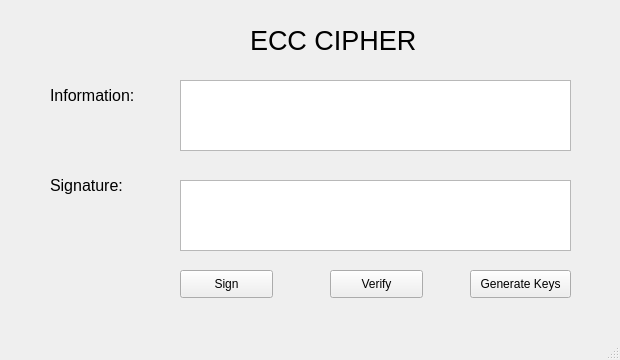
<?xml version="1.0" encoding="UTF-8"?>
<ui version="4.0">
 <class>MainWindow</class>
 <widget class="QMainWindow" name="MainWindow">
  <property name="geometry">
   <rect>
    <x>0</x>
    <y>0</y>
    <width>620</width>
    <height>360</height>
   </rect>
  </property>
  <property name="windowTitle">
   <string>MainWindow</string>
  </property>
  <widget class="QWidget" name="centralwidget">
   <widget class="QLabel" name="label">
    <property name="geometry">
     <rect>
      <x>250</x>
      <y>20</y>
      <width>181</width>
      <height>41</height>
     </rect>
    </property>
    <property name="font">
     <font>
      <pointsize>20</pointsize>
     </font>
    </property>
    <property name="text">
     <string>ECC CIPHER</string>
    </property>
   </widget>
   <widget class="QPushButton" name="btn_gen_keys">
    <property name="geometry">
     <rect>
      <x>470</x>
      <y>270</y>
      <width>101</width>
      <height>28</height>
     </rect>
    </property>
    <property name="text">
     <string>Generate Keys</string>
    </property>
   </widget>
   <widget class="QLabel" name="label_2">
    <property name="geometry">
     <rect>
      <x>50</x>
      <y>80</y>
      <width>111</width>
      <height>31</height>
     </rect>
    </property>
    <property name="font">
     <font>
      <pointsize>12</pointsize>
     </font>
    </property>
    <property name="text">
     <string>Information:</string>
    </property>
   </widget>
   <widget class="QTextEdit" name="txt_info">
    <property name="geometry">
     <rect>
      <x>180</x>
      <y>80</y>
      <width>391</width>
      <height>71</height>
     </rect>
    </property>
   </widget>
   <widget class="QLabel" name="label_3">
    <property name="geometry">
     <rect>
      <x>50</x>
      <y>170</y>
      <width>111</width>
      <height>31</height>
     </rect>
    </property>
    <property name="font">
     <font>
      <pointsize>12</pointsize>
     </font>
    </property>
    <property name="text">
     <string>Signature:</string>
    </property>
   </widget>
   <widget class="QTextEdit" name="txt_sign">
    <property name="geometry">
     <rect>
      <x>180</x>
      <y>180</y>
      <width>391</width>
      <height>71</height>
     </rect>
    </property>
   </widget>
   <widget class="QPushButton" name="btn_sign">
    <property name="geometry">
     <rect>
      <x>180</x>
      <y>270</y>
      <width>93</width>
      <height>28</height>
     </rect>
    </property>
    <property name="text">
     <string>Sign</string>
    </property>
   </widget>
   <widget class="QPushButton" name="btn_verify">
    <property name="geometry">
     <rect>
      <x>330</x>
      <y>270</y>
      <width>93</width>
      <height>28</height>
     </rect>
    </property>
    <property name="text">
     <string>Verify</string>
    </property>
   </widget>
  </widget>
  <widget class="QMenuBar" name="menubar">
   <property name="geometry">
    <rect>
     <x>0</x>
     <y>0</y>
     <width>620</width>
     <height>26</height>
    </rect>
   </property>
  </widget>
  <widget class="QStatusBar" name="statusbar"/>
 </widget>
 <resources/>
 <connections/>
</ui>
